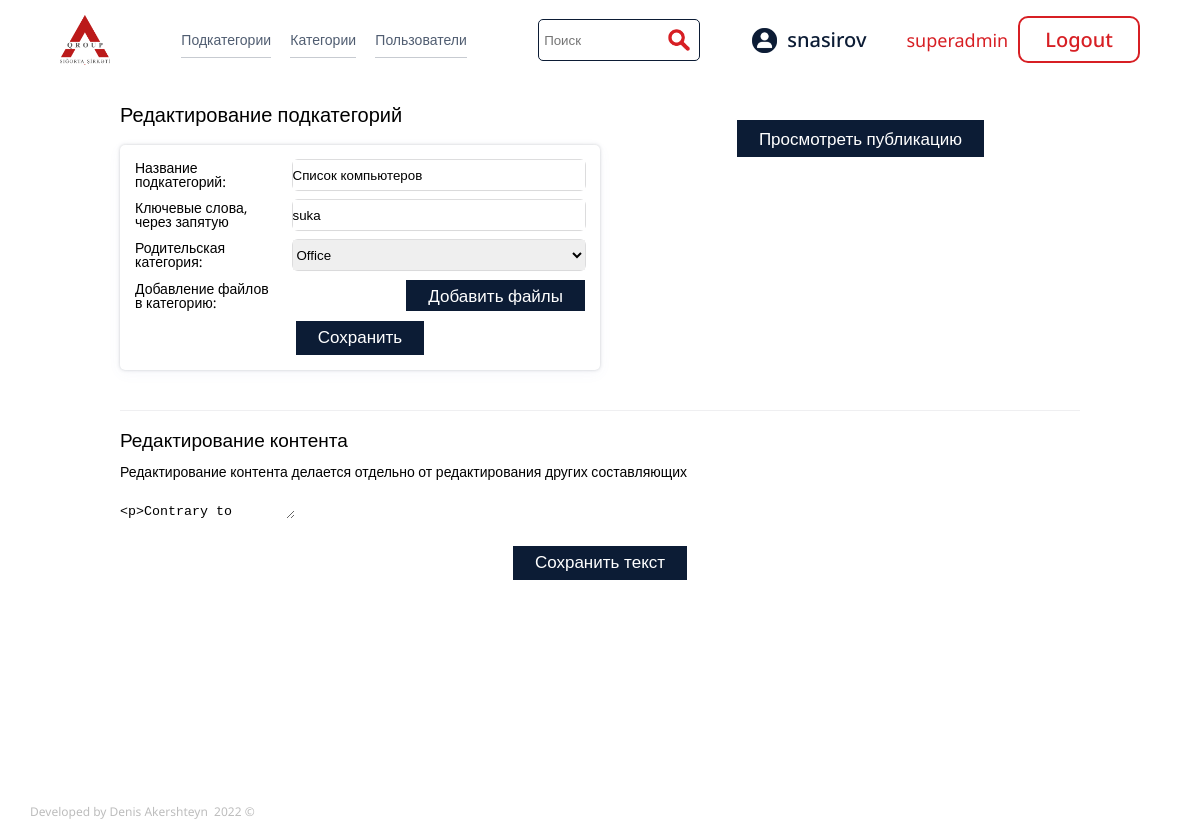
Before: /index.php?source_page=edit_category&sub_cat_id=18 (signed in) with the older database file.
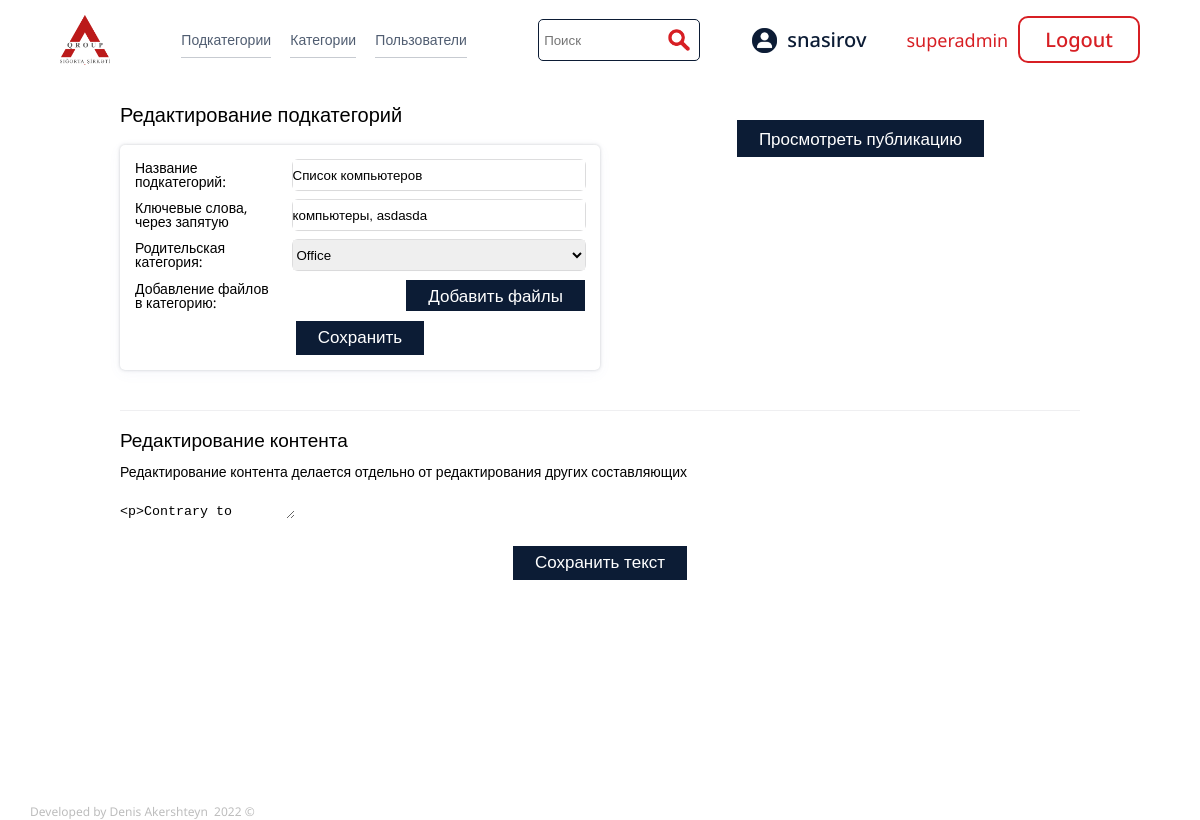
After: the same page with the newer database file.
### tables this page shows
CREATE TABLE `sub_category` (
  `id` int(11) NOT NULL,
  `name` varchar(255) NOT NULL,
  `sub_id` int(11) NOT NULL,
  `content` longtext NOT NULL,
  `image` text NOT NULL,
  `key_words` varchar(255) NOT NULL,
  `file_desc` text NOT NULL
);

### db/edit_subcategory.php (the view, shortened to what this page needs)
<?php
if(isset($_GET['sub_cat_id'])){
    $sub_id = $_GET['sub_cat_id'];
}
$query_all = "SELECT * FROM sub_category WHERE id = '{$sub_id}'";
$query_all_result = mysqli_query($connection, $query_all);
while ($row4 = mysqli_fetch_assoc($query_all_result)) {
    $subcat_name =  $row4['name'];
    $subcat_content =  $row4['content'];
    $subcat_key_words =  $row4['key_words'];
}
?>
<div class="edit_subcategory__wrapper">
    <div class="edit_subcategory__name">
        Редактирование подкатегорий
    </div>
    <form class="edit__subcategory__content" method="post" action="./db/edit__sub_cat_code.php">
        <div class="edit_subcategory_block">
            <div class="edit__subcategory_desc">
                Название подкатегорий:
            </div>
            <div class="edit__subcategory__input">
                <input type="text" value="<?php echo $subcat_name; ?>" name="name" id="name">
            </div>
        </div>
        <div class="edit_subcategory_block">
            <div class="edit__subcategory_desc">
                Ключевые слова, через запятую
            </div>
            <div class="edit__subcategory__input">
                <input type="text" value="<?php echo $subcat_key_words; ?>" name="key_words" id="key_words">
            </div>
        </div>
        <div class="edit_subcategory_block">
            <div class="edit__subcategory_desc">
                Родительская категория:
            </div>
            <div class="edit__subcategory__input">
                <select name="sub_id" id="sub_id">
                    <?php
                    $query = "SELECT * FROM category";
                    $select_category = mysqli_query($connection, $query);
                    while ($row = mysqli_fetch_assoc($select_category)) {
                        $id = $row['id'];
                        $category_name = $row['category_name'];
                    ?>
                        <option value="<?php echo $id; ?>"><?php echo $category_name; ?></option>
                    <?php
                    }
                    ?>
                </select>
            </div>
        </div>
        <div class="edit_subcategory_block">
            <div class="edit__subcategory_desc">
                Добавление файлов в категорию:
            </div>
                <a href="./index.php?source_page=add_files&sub_id=<?php echo $sub_id; ?>">Добавить файлы</a>
        </div>
        <div class="edit_subcategory_block_button">
            <button type="submit">Сохранить</button>
        </div>
    </form>
    <form class="edit__sub_category__content" method="POST" action="./db/edit_subcategory_text.php">
        <div class="edit__subcategory__content_name">
            Редактирование контента
        </div>
        <div class="edit__subcategory__content_desc">
            Редактирование контента делается отдельно от редактирования других составляющих
        </div>
        <div class="add_subcategory_block_textarea">
            <textarea id="mytextarea" name="content">
                <?php echo $subcat_content; ?>
            </textarea>
        </div>
        <div class="edit__sub__category__button">
            <button>Сохранить текст</button>
        </div>
    </form>
    <div class="edit_sub__link">
        <a href="./index.php?source_page=sub_page&sub_id=<?php echo $sub_id; ?>">Просмотреть публикацию</a>
    </div>
</div>

Changed rows visible on the page:
changed sub_category "Список компьютеров": key_words "suka" → "компьютеры, asdasda"
